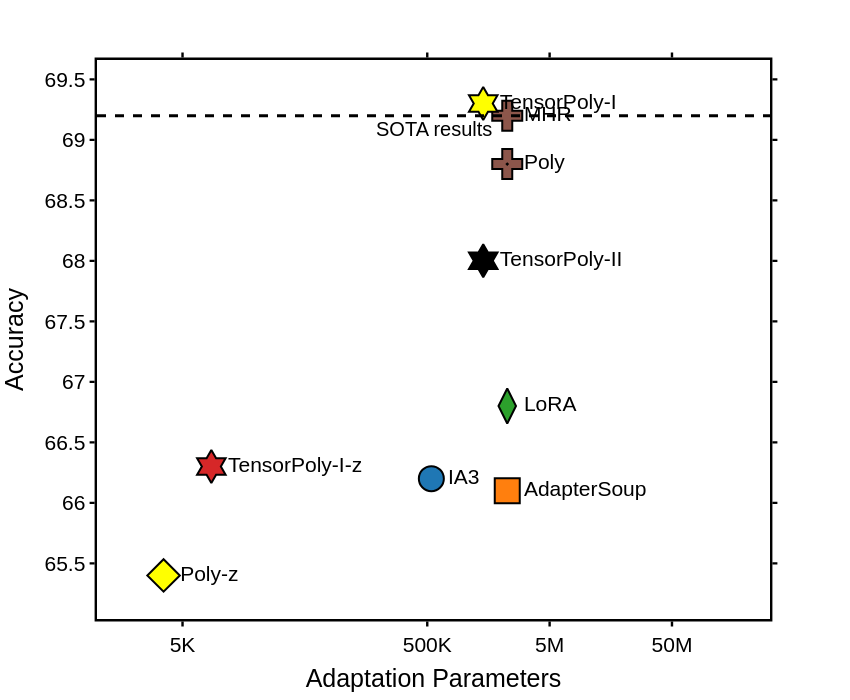

Source (notebook cell):
### Markdown cell above
# T0-3B for T0 dataset

### Code cell
fig = px.scatter(df,x="x",y="ACC", color = "ACC", log_x = True,text="text",color_discrete_map=color_discrete_map)

# fig = px.scatter(x=x, y=y, |
#                  text=name_text, log_x=True, labels = name_text, 
#                  size = size,symbol=marker_symbol_list,
#                  color=name_text, size_max=60,
#                  )

fig.update_traces(textposition='middle right',
                  marker_line_width=2,marker_line_color="black", marker_symbol=marker_symbol_list)
fig.update_traces(
    # mode='markers',
    marker=dict(
        size=25,
        color=color_map,  # Array of colors
        symbol=marker_symbol_list,
    )
)

fig.update_layout(
    height=800,
    # title_text='GDP and Life Expectancy (Americas, 2007)'
)
fig.update_layout(showlegend=False)



fig.update_layout(
    xaxis = dict(
        tickmode = 'array',
        tickvals = [5, 500, 5000, 50000],
        ticktext = ['5K', '500K', '5M', "50M"],
        # showgrid=True,
    ),
    # yaxis=dict(showgrid=False)
    # fig.update_layout(xaxis=dict(showgrid=False),
    #           yaxis=dict(showgrid=False)
)

font_dict=dict(family='Arial',
               size=21,
               color='black'
               )


# general figure formatting
fig.update_layout(
                font=font_dict ,
                  plot_bgcolor='white',  # background color
                  width=850,  # figure width
                  height=700,  # figure height
                #   margin=dict(r=20,t=20,b=10)  # remove white space ,
     
            )

fig.update_yaxes(
                title_text='Accuracy',  # axis label
                 showline=True,  # add line at x=0
                 linecolor='black',  # line color
                 linewidth=2.4, # line size
                 ticks='outside',  # ticks outside axis
                 tickfont=font_dict, # tick label font
                 mirror='allticks',  # add ticks to top/right axes
                 tickwidth=2.4,  # tick width
                 tickcolor='black',  # tick color
                 )
fig.update_xaxes(title_text='Adaptation Parameters',
                 showline=True,
                #  showticklabels=True,
                 linecolor='black',
                 linewidth=2.4,
                 ticks='outside',
                 tickfont=font_dict,
                 mirror='allticks',
                 tickwidth=2.4,
                 tickcolor='black',
                 range = [0,5.5]
                 )

# fig.add_shape(type="circle",
#     xref="x", yref="y",
#     x0=1, y0=66,
#     x1=100, y1=max(y),
#     opacity=0.2,
#     fillcolor="orange",
#     line_color="orange",
# )

# fig.add_trace(go.Scatter(
#     x=[10],
#     y=[69.5],
#     text=["Routing-Tuning"],
#     mode="text",
#     textfont=dict(
#         color="black",
#         size=28,
#         family="Arail",
#     )
# ))
# fig.update_layout(plot_bgcolor="white")
fig.add_hline(y=69.2,line_width=3, line_dash="dash", line_color="black",
              annotation_text="SOTA results",
              annotation_position="bottom",
              annotation_font_size=20
              )
fig.show()
fig.write_image("figure/test_acc.pdf")

### Figure 1 — Plotly figure (JSON) as saved in the notebook; plotly's stock layout.template omitted (floating-point values rounded to 4 significant figures)
{"data": [{"hovertemplate": "x=%{x}<br>ACC=%{marker.color}<br>text=%{text}<extra></extra>", "legendgroup": "", "marker": {"color": ["#1f77b4", "#ff7f0e", "#2ca02c", "yellow", "#d62728", "#8c564b", "#8c564b", "yellow"], "coloraxis": "coloraxis", "line": {"color": "black", "width": 2}, "size": 25, "symbol": ["circle", "square", "diamond-tall", "diamond", "hexagram", "cross-dot", "cross", "hexagram", "hexagram"]}, "mode": "markers+text", "name": "", "orientation": "v", "showlegend": false, "text": ["IA3", "AdapterSoup", "LoRA", "Poly-z", "TensorPoly-I-z", "Poly", "MHR", "TensorPoly-I", "TensorPoly-II"], "textposition": "middle right", "type": "scatter", "x": [540, 2253.0, 2253.0, 3.5, 8.6, 2253.0, 2253.0, 1434.0, 1434.0], "xaxis": "x", "y": [66.2, 66.1, 66.8, 65.4, 66.3, 68.8, 69.2, 69.3, 68], "yaxis": "y"}], "layout": {"annotations": [{"font": {"size": 20}, "showarrow": false, "text": "SOTA results", "x": 0.5, "xanchor": "center", "xref": "x domain", "y": 69.2, "yanchor": "top", "yref": "y"}], "coloraxis": {"colorbar": {"title": {"text": "ACC"}}, "colorscale": [[0, "#0d0887"], [0.1111, "#46039f"], [0.2222, "#7201a8"], [0.3333, "#9c179e"], [0.4444, "#bd3786"], [0.5556, "#d8576b"], [0.6667, "#ed7953"], [0.7778, "#fb9f3a"], [0.8889, "#fdca26"], [1, "#f0f921"]]}, "font": {"color": "black", "family": "Arial", "size": 21}, "height": 700, "legend": {"tracegroupgap": 0}, "margin": {"t": 60}, "plot_bgcolor": "white", "shapes": [{"line": {"color": "black", "dash": "dash", "width": 3}, "type": "line", "x0": 0, "x1": 1, "xref": "x domain", "y0": 69.2, "y1": 69.2, "yref": "y"}], "showlegend": false, "width": 850, "xaxis": {"anchor": "y", "domain": [0, 1], "linecolor": "black", "linewidth": 2.4, "mirror": "allticks", "range": [0, 5.5], "showline": true, "tickcolor": "black", "tickfont": {"color": "black", "family": "Arial", "size": 21}, "tickmode": "array", "ticks": "outside", "ticktext": ["5K", "500K", "5M", "50M"], "tickvals": [5, 500, 5000, 50000], "tickwidth": 2.4, "title": {"text": "Adaptation Parameters"}, "type": "log"}, "yaxis": {"anchor": "x", "domain": [0, 1], "linecolor": "black", "linewidth": 2.4, "mirror": "allticks", "showline": true, "tickcolor": "black", "tickfont": {"color": "black", "family": "Arial", "size": 21}, "ticks": "outside", "tickwidth": 2.4, "title": {"text": "Accuracy"}}}}
